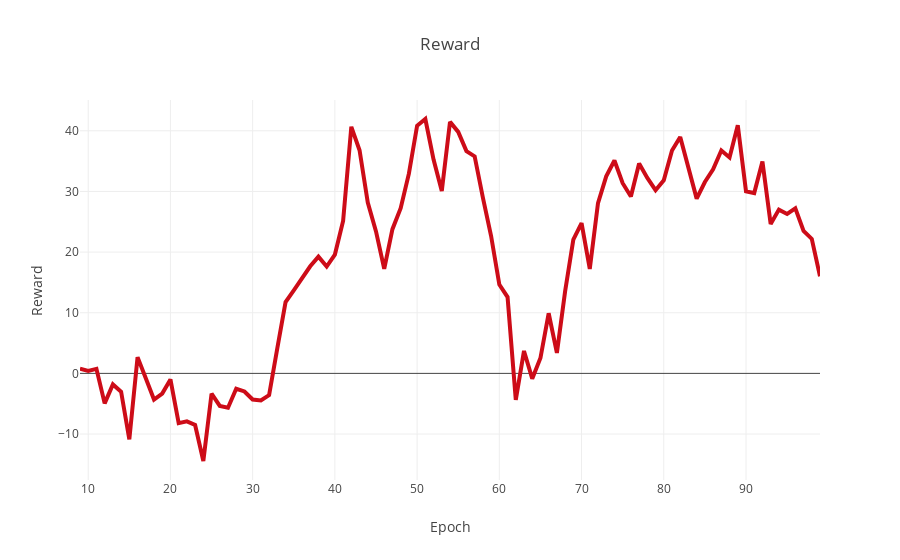

Notebook code for this chart:
### Code cell
# import importlib
# importlib.reload(reward_vis)
# %autoreload 2
reward_vis(results_dict['AAPL']['metrics_df'])
